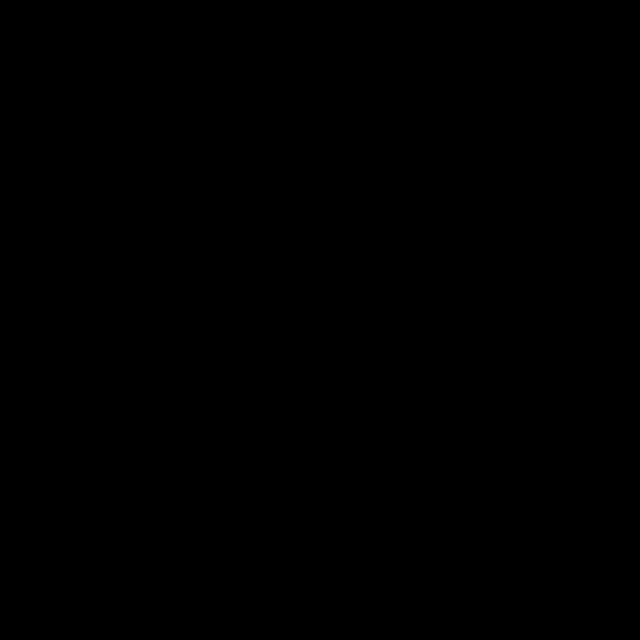
Frame 1 (no input)
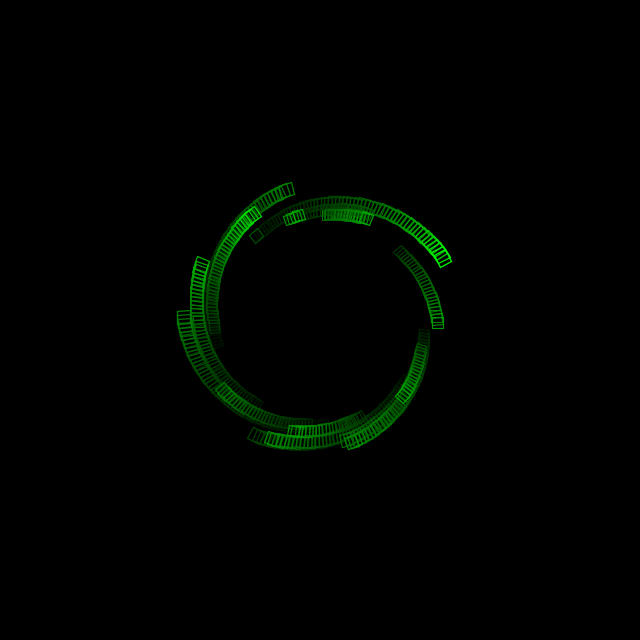
Frame 60 (the mouse pressed at the canvas centre just before this capture)
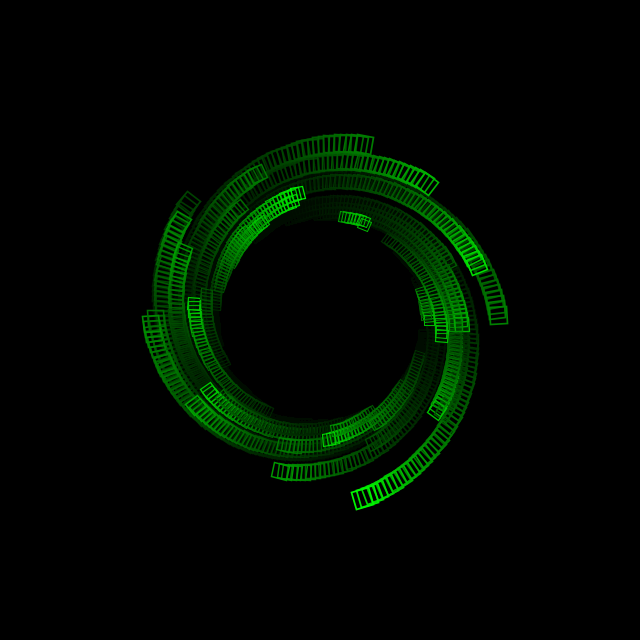
Frame 120 (the mouse held since frame 60 and released just before this capture)

The Processing sketch that drew these frames (run headless with seeded random() and noise(); from frame 60 on, the mouse is pressed at the canvas centre):

// Processing sketch: scribbled_disks
// ── scribbled_disks.pde
// Code based on "Scribbledisks Green" by Naoki Tsutae

ArrayList Dots=new ArrayList();
float R=TWO_PI/360;

void setup() {
  size(640, 640);
  background(0);
  strokeWeight(1);
}

class Dot {
  float rad, depth;
  int status, count, gray;

  Dot() {
    depth=0;
    status=0;
    rad=random(TWO_PI);
    count=(int)random(10, 20);
    gray=(int)random(64, 255);
  }
  
  boolean update() {
    write();
    status += 10;
    depth += 0.05;
    rad += 0.03;
    return true;
  }
  
  void write() {
    //int[] choices = {0,gray};
    //int r = round(random(100) * choices.length);
    //int g = round(random(100) * choices.length);
    //int b = round(random(100) * choices.length);
    stroke(0, gray, 0);
    //fill(0,gray,0);
    pushMatrix();
    rotate(rad);
    scale(pow(1.1, depth));
    rect(100, 0, 10, 10);
    popMatrix();
  }
}

void draw() {
  fill(0, 10);
  noStroke();
  rect(0, 0, width-1, height-1);
  if (frameCount%3==0)Dots.add(new Dot());

  translate(width/2, height/2);
  for (int i=0; i<Dots.size(); i++)
    if (!((Dot)Dots.get(i)).update())Dots.remove(i);
}
